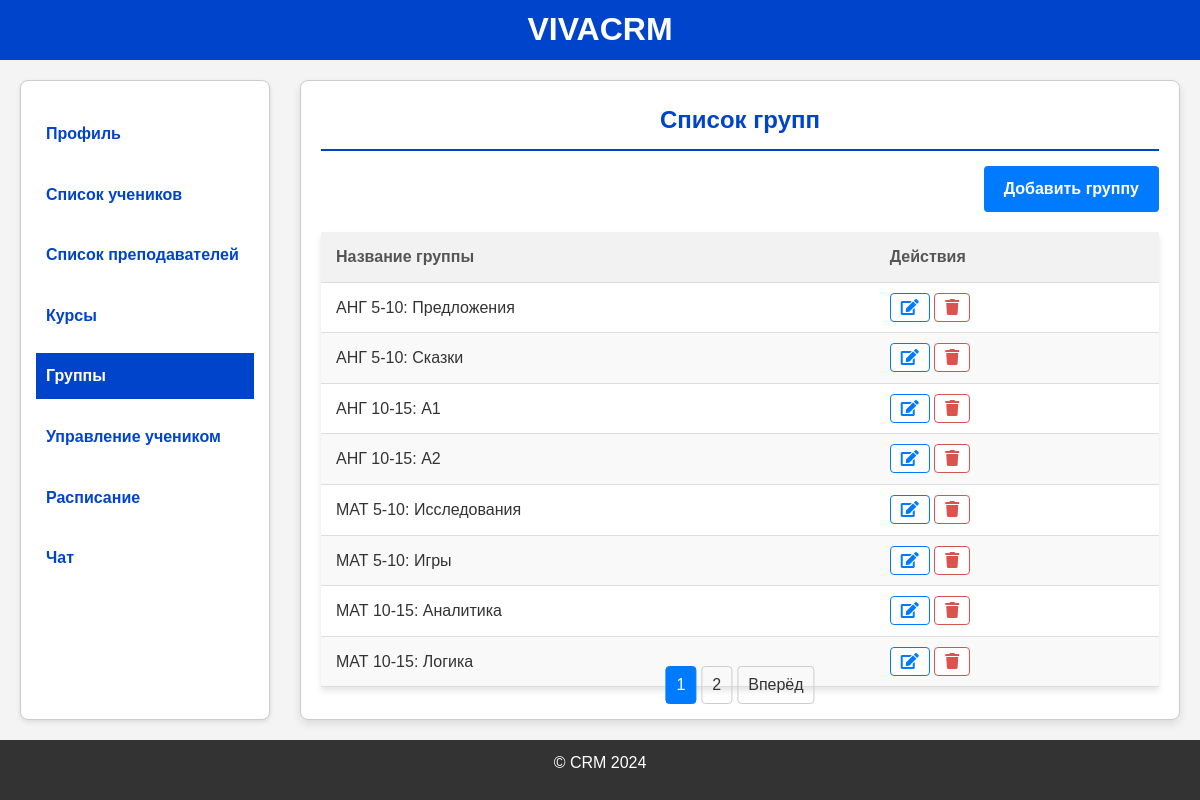
The app's page /groups (signed in) with its own data.
### models.py (models this page shows)
class Group(db.Model):
    id = db.Column(db.Integer, primary_key=True)
    group_name = db.Column(db.String(100), nullable=False)
    students = db.relationship('ManageStudent', back_populates='group')

### app.py (the view)
@app.route('/groups', methods=['GET'])
@login_required
@role_required('Администратор')
def list_groups():
    administrator = Administrator.query.filter_by(admin_id=current_user.id).first()
    groups = Group.query.all()
    page = request.args.get('page', 1, type=int)
    per_page = 8
    pagination = Group.query.paginate(page=page, per_page=per_page)
    groups = pagination.items
    return render_template('groups.html', groups=groups, administrator=administrator, pagination=pagination)

### app.py (called while the page is built)
@login_manager.user_loader
def load_user(user_id):
    return Users.query.get(int(user_id))

def role_required(role):
    def decorator(f):
        @wraps(f)
        def wrapped(*args, **kwargs):
            if not current_user.is_authenticated or current_user.role != role:
                flash('Недостаточно прав доступа')
                return redirect(url_for('login'))
            return f(*args, **kwargs)
        return wrapped
    return decorator

### templates/groups.html (shortened to what this page needs)
{% extends "base_administrator.html" %}
{% block content %}
<div class="group-form">
    <h2>Список групп</h2>
    <div class="group-btn-container">
        <a href="{{ url_for('add_group') }}" class="add-group-link">Добавить группу</a>
    </div>
    <table class="group-list-table">
        <thead>
            <tr>
                <th>Название группы</th>
                <th>Действия</th>
            </tr>
        </thead>
        <tbody>
            {% for group in groups %}
            <tr>
                <td>{{ group.group_name }}</td>
                <td>
                    <a href="{{ url_for('edit_group', id=group.id) }}" class="btn-edit"><i class="fa fa-edit"></i></a>
                    <a href="{{ url_for('delete_group', id=group.id) }}" class="btn-danger"><i class="fa fa-trash"></i></a>
                </td>
            </tr>
            {% endfor %}
        </tbody>
    </table>
    <div class="pagination">
        {% for page_num in pagination.iter_pages(left_edge=2, right_edge=2, left_current=2, right_current=2) %}
            {% if page_num %}
                {% if page_num == pagination.page %}
                    <span class="current">{{ page_num }}</span>
                {% else %}
                    <a href="{{ url_for('list_groups', page=page_num) }}">{{ page_num }}</a>
                {% endif %}
            {% else %}
                <span class="ellipsis">…</span>
            {% endif %}
        {% endfor %}
        {% if pagination.has_next %}
            <a href="{{ url_for('list_groups', page=pagination.next_num) }}">Вперёд</a>
        {% endif %}
    </div>
</div>
{% endblock %}

### static/styles/base_administrator.css (style rules this page uses)
* { margin: 0; padding: 0; box-sizing: border-box; }
html, body { height: 100%; display: flex; flex-direction: column; }
body { font-family: Arial, sans-serif; line-height: 1.6; background-color: #f4f4f4; color: #333; }
.btn-edit, .btn-danger { padding: 5px 10px; text-decoration: none; border-radius: 4px; transition: all 0.3s ease; font-weight: bold; }
.btn-edit { color: #007bff; border: 1px solid #007bff; background-color: white; }
.btn-danger { color: #d9534f; border: 1px solid #d9534f; background-color: white; }

### static/styles/course.css (style rules this page uses)
table { width: 100%; border-collapse: collapse; margin-top: 20px; background-color: #fff; box-shadow: 0px 4px 6px rgba(0, 0, 0, 0.1); }
th, td { padding: 12px 15px; text-align: left; border-bottom: 1px solid #ddd; }
th { background-color: #f2f2f2; color: #555; }
tr:nth-child(even) { background-color: #f9f9f9; }
.pagination { position: absolute; bottom: 15px; left: 50%; transform: translateX(-50%); display: flex; justify-content: center; gap: 5px; }
.pagination a, .pagination span { padding: 5px 10px; border: 1px solid #ccc; text-decoration: none; color: #333; border-radius: 4px; }
.pagination .current { background-color: #007bff; color: white; border-color: #007bff; }

### static/styles/group.css (style rules this page uses)
.group-form { position: relative; padding-bottom: 50px; width: 100%; margin: 0px auto; background: #ffffff; border: 1px solid #ccc; border-radius: 8px; box-shadow: 0 4px 8px rgba(0, 0, 0, 0.1); padding: 20px; min-height: calc(100vh - 160px); }
.group-form h2 { color: #0044cc; text-align: center; border-bottom: 2px solid #0044cc; padding-bottom: 10px; font-weight: bold; }
.add-group-link { display: block; text-align: right; text-decoration: none; color: #007bff; font-weight: bold; }
table { width: 100%; border-collapse: collapse; margin-top: 20px; background-color: #fff; box-shadow: 0px 4px 6px rgba(0, 0, 0, 0.1); }
th, td { padding: 12px 15px; text-align: left; border-bottom: 1px solid #ddd; }
th { background-color: #f2f2f2; color: #555; }
tr:nth-child(even) { background-color: #f9f9f9; }
.group-btn-container { display: flex; justify-content: flex-end; margin-top: 15px; }
.group-btn-container a { padding: 10px 20px; background-color: #007bff; color: white; border-radius: 4px; text-decoration: none; font-size: 16px; transition: background-color 0.3s ease; }
.pagination { position: absolute; bottom: 15px; left: 50%; transform: translateX(-50%); display: flex; justify-content: center; gap: 5px; }
.pagination a, .pagination span { padding: 5px 10px; border: 1px solid #ccc; text-decoration: none; color: #333; border-radius: 4px; }
.pagination .current { background-color: #007bff; color: white; border-color: #007bff; }

### static/styles/student_list.css (style rules this page uses)
table { width: 100%; border-collapse: collapse; margin-top: 20px; background-color: #fff; box-shadow: 0px 4px 6px rgba(0, 0, 0, 0.1); }
th, td { padding: 12px 15px; text-align: left; border-bottom: 1px solid #ddd; }
th { background-color: #f2f2f2; color: #555; }
tr:nth-child(even) { background-color: #f9f9f9; }
.pagination { position: absolute; bottom: 15px; left: 50%; transform: translateX(-50%); display: flex; justify-content: center; gap: 5px; }
.pagination a, .pagination span { padding: 5px 10px; border: 1px solid #ccc; text-decoration: none; color: #333; border-radius: 4px; }
.pagination .current { background-color: #007bff; color: white; border-color: #007bff; }

### static/styles/teachers_list.css (style rules this page uses)
table { width: 100%; border-collapse: collapse; margin-top: 20px; background-color: #fff; box-shadow: 0px 4px 6px rgba(0, 0, 0, 0.1); }
th, td { padding: 12px 15px; text-align: left; border-bottom: 1px solid #ddd; }
th { background-color: #f2f2f2; color: #555; }
tr:nth-child(even) { background-color: #f9f9f9; }
.pagination { position: absolute; bottom: 15px; left: 50%; transform: translateX(-50%); display: flex; justify-content: center; gap: 5px; }
.pagination a, .pagination span { padding: 5px 10px; border: 1px solid #ccc; text-decoration: none; color: #333; border-radius: 4px; }
.pagination .current { background-color: #007bff; color: white; border-color: #007bff; }

### records on screen
Group: group_name "АНГ 5-10: Предложения"
Group: group_name "АНГ 5-10: Сказки"
Group: group_name "АНГ 10-15: A1"
Group: group_name "АНГ 10-15: A2"
Group: group_name "МАТ 5-10: Исследования"
Group: group_name "МАТ 5-10: Игры"
Group: group_name "МАТ 10-15: Аналитика"
Group: group_name "МАТ 10-15: Логика"

### other values on screen
{{ page_num }} "1"
{{ page_num }} "2"
